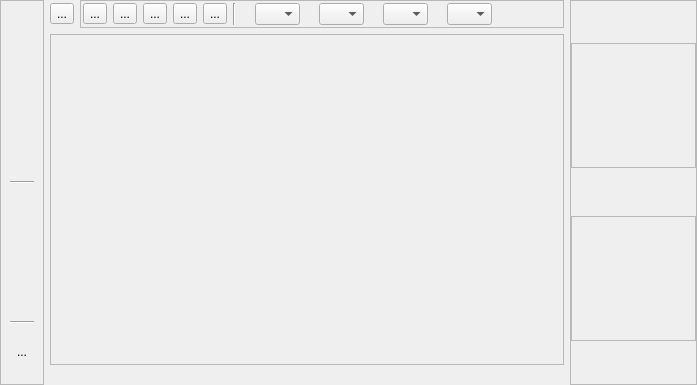
<?xml version="1.0" encoding="UTF-8"?>
<ui version="4.0">
 <class>RasterNavigatorWidgetForm</class>
 <widget class="QWidget" name="RasterNavigatorWidgetForm">
  <property name="geometry">
   <rect>
    <x>0</x>
    <y>0</y>
    <width>697</width>
    <height>385</height>
   </rect>
  </property>
  <property name="windowTitle">
   <string>Raster Navigator</string>
  </property>
  <layout class="QGridLayout" name="gridLayout_17">
   <property name="margin">
    <number>0</number>
   </property>
   <item row="0" column="0">
    <layout class="QGridLayout" name="gridLayout_16">
     <item row="0" column="0">
      <layout class="QGridLayout" name="gridLayout_2">
       <item row="0" column="0">
        <widget class="QFrame" name="m_toolsFrame">
         <property name="sizePolicy">
          <sizepolicy hsizetype="Fixed" vsizetype="Preferred">
           <horstretch>0</horstretch>
           <verstretch>0</verstretch>
          </sizepolicy>
         </property>
         <property name="frameShape">
          <enum>QFrame::StyledPanel</enum>
         </property>
         <property name="frameShadow">
          <enum>QFrame::Raised</enum>
         </property>
         <layout class="QGridLayout" name="gridLayout">
          <item row="0" column="0">
           <widget class="QToolButton" name="m_recomposeActionToolButton">
            <property name="toolTip">
             <string>Recompose</string>
            </property>
            <property name="text">
             <string/>
            </property>
            <property name="autoRaise">
             <bool>true</bool>
            </property>
           </widget>
          </item>
          <item row="1" column="0">
           <widget class="QToolButton" name="m_zoomInActionToolButtontoolButton">
            <property name="toolTip">
             <string>Zoom In</string>
            </property>
            <property name="text">
             <string/>
            </property>
            <property name="checkable">
             <bool>true</bool>
            </property>
            <property name="autoExclusive">
             <bool>true</bool>
            </property>
            <property name="autoRaise">
             <bool>true</bool>
            </property>
           </widget>
          </item>
          <item row="2" column="0">
           <widget class="QToolButton" name="m_zoomOutActionToolButtontoolButton">
            <property name="toolTip">
             <string>Zoom Out</string>
            </property>
            <property name="text">
             <string/>
            </property>
            <property name="checkable">
             <bool>true</bool>
            </property>
            <property name="autoExclusive">
             <bool>true</bool>
            </property>
            <property name="autoRaise">
             <bool>true</bool>
            </property>
           </widget>
          </item>
          <item row="3" column="0">
           <widget class="QToolButton" name="m_panActionToolButtontoolButton">
            <property name="toolTip">
             <string>Pan</string>
            </property>
            <property name="text">
             <string/>
            </property>
            <property name="checkable">
             <bool>true</bool>
            </property>
            <property name="autoExclusive">
             <bool>true</bool>
            </property>
            <property name="autoRaise">
             <bool>true</bool>
            </property>
           </widget>
          </item>
          <item row="4" column="0">
           <widget class="Line" name="m_toolLine">
            <property name="orientation">
             <enum>Qt::Horizontal</enum>
            </property>
           </widget>
          </item>
          <item row="5" column="0">
           <widget class="QToolButton" name="m_pointActionToolButtontoolButton">
            <property name="toolTip">
             <string>Point Picker</string>
            </property>
            <property name="text">
             <string/>
            </property>
            <property name="checkable">
             <bool>true</bool>
            </property>
            <property name="autoExclusive">
             <bool>true</bool>
            </property>
            <property name="autoRaise">
             <bool>true</bool>
            </property>
           </widget>
          </item>
          <item row="6" column="0">
           <widget class="QToolButton" name="m_geomActionToolButtontoolButton">
            <property name="toolTip">
             <string>Draw Polygon</string>
            </property>
            <property name="text">
             <string/>
            </property>
            <property name="checkable">
             <bool>true</bool>
            </property>
            <property name="autoExclusive">
             <bool>true</bool>
            </property>
            <property name="autoRaise">
             <bool>true</bool>
            </property>
           </widget>
          </item>
          <item row="7" column="0">
           <widget class="QToolButton" name="m_readPixelActionToolButton">
            <property name="toolTip">
             <string>Read Pixel</string>
            </property>
            <property name="text">
             <string/>
            </property>
            <property name="checkable">
             <bool>true</bool>
            </property>
            <property name="autoExclusive">
             <bool>true</bool>
            </property>
            <property name="autoRaise">
             <bool>true</bool>
            </property>
           </widget>
          </item>
          <item row="8" column="0">
           <widget class="Line" name="m_extraLine">
            <property name="orientation">
             <enum>Qt::Horizontal</enum>
            </property>
           </widget>
          </item>
          <item row="9" column="0">
           <widget class="QToolButton" name="m_extraDisplaysToolButton">
            <property name="toolTip">
             <string>Show Auxiliary Displays</string>
            </property>
            <property name="text">
             <string>...</string>
            </property>
            <property name="checkable">
             <bool>true</bool>
            </property>
            <property name="checked">
             <bool>false</bool>
            </property>
            <property name="autoRaise">
             <bool>true</bool>
            </property>
           </widget>
          </item>
         </layout>
        </widget>
       </item>
      </layout>
     </item>
     <item row="0" column="1">
      <layout class="QGridLayout" name="gridLayout_15">
       <item row="0" column="0">
        <layout class="QGridLayout" name="gridLayout_14">
         <item row="0" column="0">
          <widget class="QToolButton" name="m_previewToolButton">
           <property name="text">
            <string>...</string>
           </property>
          </widget>
         </item>
         <item row="0" column="1">
          <widget class="QFrame" name="m_ccFrame">
           <property name="frameShape">
            <enum>QFrame::StyledPanel</enum>
           </property>
           <property name="frameShadow">
            <enum>QFrame::Sunken</enum>
           </property>
           <layout class="QGridLayout" name="gridLayout_13">
            <property name="margin">
             <number>2</number>
            </property>
            <item row="0" column="0">
             <layout class="QGridLayout" name="gridLayout_12">
              <item row="0" column="0">
               <layout class="QGridLayout" name="gridLayout_9">
                <item row="0" column="0">
                 <widget class="QToolButton" name="m_monoToolButton">
                  <property name="text">
                   <string>...</string>
                  </property>
                  <property name="checkable">
                   <bool>true</bool>
                  </property>
                  <property name="autoExclusive">
                   <bool>true</bool>
                  </property>
                 </widget>
                </item>
                <item row="0" column="1">
                 <widget class="QToolButton" name="m_compositionToolButton">
                  <property name="text">
                   <string>...</string>
                  </property>
                  <property name="checkable">
                   <bool>true</bool>
                  </property>
                  <property name="autoExclusive">
                   <bool>true</bool>
                  </property>
                 </widget>
                </item>
                <item row="0" column="2">
                 <widget class="QToolButton" name="m_redToolButton">
                  <property name="text">
                   <string>...</string>
                  </property>
                  <property name="checkable">
                   <bool>true</bool>
                  </property>
                  <property name="autoExclusive">
                   <bool>true</bool>
                  </property>
                 </widget>
                </item>
                <item row="0" column="3">
                 <widget class="QToolButton" name="m_greenToolButton">
                  <property name="text">
                   <string>...</string>
                  </property>
                  <property name="checkable">
                   <bool>true</bool>
                  </property>
                  <property name="autoExclusive">
                   <bool>true</bool>
                  </property>
                 </widget>
                </item>
                <item row="0" column="4">
                 <widget class="QToolButton" name="m_blueToolButton">
                  <property name="text">
                   <string>...</string>
                  </property>
                  <property name="checkable">
                   <bool>true</bool>
                  </property>
                  <property name="autoExclusive">
                   <bool>true</bool>
                  </property>
                 </widget>
                </item>
               </layout>
              </item>
              <item row="0" column="2">
               <layout class="QGridLayout" name="gridLayout_10">
                <item row="0" column="0">
                 <layout class="QGridLayout" name="gridLayout_8">
                  <item row="0" column="0">
                   <widget class="QLabel" name="m_monoLabel">
                    <property name="text">
                     <string/>
                    </property>
                   </widget>
                  </item>
                  <item row="0" column="1">
                   <widget class="QComboBox" name="m_monoComboBox">
                    <property name="minimumSize">
                     <size>
                      <width>45</width>
                      <height>0</height>
                     </size>
                    </property>
                    <property name="maximumSize">
                     <size>
                      <width>45</width>
                      <height>16777215</height>
                     </size>
                    </property>
                   </widget>
                  </item>
                 </layout>
                </item>
                <item row="0" column="1">
                 <layout class="QGridLayout" name="gridLayout_5">
                  <item row="0" column="0">
                   <widget class="QLabel" name="m_redLabel">
                    <property name="text">
                     <string/>
                    </property>
                   </widget>
                  </item>
                  <item row="0" column="1">
                   <widget class="QComboBox" name="m_redComboBox">
                    <property name="maximumSize">
                     <size>
                      <width>45</width>
                      <height>16777215</height>
                     </size>
                    </property>
                   </widget>
                  </item>
                 </layout>
                </item>
                <item row="0" column="2">
                 <layout class="QGridLayout" name="gridLayout_6">
                  <item row="0" column="0">
                   <widget class="QLabel" name="m_greenLabel">
                    <property name="text">
                     <string/>
                    </property>
                   </widget>
                  </item>
                  <item row="0" column="1">
                   <widget class="QComboBox" name="m_greenComboBox">
                    <property name="maximumSize">
                     <size>
                      <width>45</width>
                      <height>16777215</height>
                     </size>
                    </property>
                   </widget>
                  </item>
                 </layout>
                </item>
                <item row="0" column="3">
                 <layout class="QGridLayout" name="gridLayout_7">
                  <item row="0" column="0">
                   <widget class="QLabel" name="m_blueLabel">
                    <property name="text">
                     <string/>
                    </property>
                   </widget>
                  </item>
                  <item row="0" column="1">
                   <widget class="QComboBox" name="m_blueComboBox">
                    <property name="maximumSize">
                     <size>
                      <width>45</width>
                      <height>16777215</height>
                     </size>
                    </property>
                   </widget>
                  </item>
                 </layout>
                </item>
               </layout>
              </item>
              <item row="0" column="1">
               <widget class="Line" name="line">
                <property name="orientation">
                 <enum>Qt::Vertical</enum>
                </property>
               </widget>
              </item>
              <item row="0" column="3">
               <spacer name="horizontalSpacer">
                <property name="orientation">
                 <enum>Qt::Horizontal</enum>
                </property>
                <property name="sizeHint" stdset="0">
                 <size>
                  <width>40</width>
                  <height>20</height>
                 </size>
                </property>
               </spacer>
              </item>
             </layout>
            </item>
           </layout>
          </widget>
         </item>
        </layout>
       </item>
       <item row="1" column="0">
        <layout class="QGridLayout" name="gridLayout_3">
         <item row="0" column="0">
          <widget class="QFrame" name="m_frame">
           <property name="sizePolicy">
            <sizepolicy hsizetype="MinimumExpanding" vsizetype="MinimumExpanding">
             <horstretch>0</horstretch>
             <verstretch>0</verstretch>
            </sizepolicy>
           </property>
           <property name="minimumSize">
            <size>
             <width>500</width>
             <height>320</height>
            </size>
           </property>
           <property name="frameShape">
            <enum>QFrame::StyledPanel</enum>
           </property>
           <property name="frameShadow">
            <enum>QFrame::Plain</enum>
           </property>
          </widget>
         </item>
         <item row="1" column="0">
          <widget class="QLabel" name="m_label">
           <property name="text">
            <string/>
           </property>
           <property name="alignment">
            <set>Qt::AlignCenter</set>
           </property>
          </widget>
         </item>
        </layout>
       </item>
      </layout>
     </item>
     <item row="0" column="2">
      <widget class="QFrame" name="m_extraDisplaysFrame">
       <property name="frameShape">
        <enum>QFrame::StyledPanel</enum>
       </property>
       <property name="frameShadow">
        <enum>QFrame::Raised</enum>
       </property>
       <layout class="QGridLayout" name="gridLayout_11">
        <property name="margin">
         <number>0</number>
        </property>
        <item row="0" column="0">
         <layout class="QGridLayout" name="gridLayout_4">
          <item row="0" column="0">
           <spacer name="verticalSpacer_2">
            <property name="orientation">
             <enum>Qt::Vertical</enum>
            </property>
            <property name="sizeType">
             <enum>QSizePolicy::Minimum</enum>
            </property>
            <property name="sizeHint" stdset="0">
             <size>
              <width>20</width>
              <height>0</height>
             </size>
            </property>
           </spacer>
          </item>
          <item row="1" column="0">
           <widget class="QFrame" name="m_eyeBirdFrame">
            <property name="sizePolicy">
             <sizepolicy hsizetype="Fixed" vsizetype="Fixed">
              <horstretch>0</horstretch>
              <verstretch>0</verstretch>
             </sizepolicy>
            </property>
            <property name="minimumSize">
             <size>
              <width>125</width>
              <height>125</height>
             </size>
            </property>
            <property name="maximumSize">
             <size>
              <width>125</width>
              <height>125</height>
             </size>
            </property>
            <property name="frameShape">
             <enum>QFrame::StyledPanel</enum>
            </property>
            <property name="frameShadow">
             <enum>QFrame::Plain</enum>
            </property>
           </widget>
          </item>
          <item row="2" column="0">
           <spacer name="verticalSpacer_3">
            <property name="orientation">
             <enum>Qt::Vertical</enum>
            </property>
            <property name="sizeType">
             <enum>QSizePolicy::Minimum</enum>
            </property>
            <property name="sizeHint" stdset="0">
             <size>
              <width>20</width>
              <height>0</height>
             </size>
            </property>
           </spacer>
          </item>
          <item row="3" column="0">
           <widget class="QFrame" name="m_zoomInFrame">
            <property name="sizePolicy">
             <sizepolicy hsizetype="Fixed" vsizetype="Fixed">
              <horstretch>0</horstretch>
              <verstretch>0</verstretch>
             </sizepolicy>
            </property>
            <property name="minimumSize">
             <size>
              <width>125</width>
              <height>125</height>
             </size>
            </property>
            <property name="maximumSize">
             <size>
              <width>125</width>
              <height>125</height>
             </size>
            </property>
            <property name="frameShape">
             <enum>QFrame::StyledPanel</enum>
            </property>
            <property name="frameShadow">
             <enum>QFrame::Plain</enum>
            </property>
           </widget>
          </item>
          <item row="4" column="0">
           <spacer name="verticalSpacer_4">
            <property name="orientation">
             <enum>Qt::Vertical</enum>
            </property>
            <property name="sizeType">
             <enum>QSizePolicy::Minimum</enum>
            </property>
            <property name="sizeHint" stdset="0">
             <size>
              <width>20</width>
              <height>0</height>
             </size>
            </property>
           </spacer>
          </item>
         </layout>
        </item>
       </layout>
      </widget>
     </item>
    </layout>
   </item>
  </layout>
 </widget>
 <tabstops>
  <tabstop>m_recomposeActionToolButton</tabstop>
  <tabstop>m_zoomInActionToolButtontoolButton</tabstop>
  <tabstop>m_zoomOutActionToolButtontoolButton</tabstop>
  <tabstop>m_panActionToolButtontoolButton</tabstop>
  <tabstop>m_pointActionToolButtontoolButton</tabstop>
  <tabstop>m_geomActionToolButtontoolButton</tabstop>
  <tabstop>m_readPixelActionToolButton</tabstop>
 </tabstops>
 <resources/>
 <connections/>
</ui>
